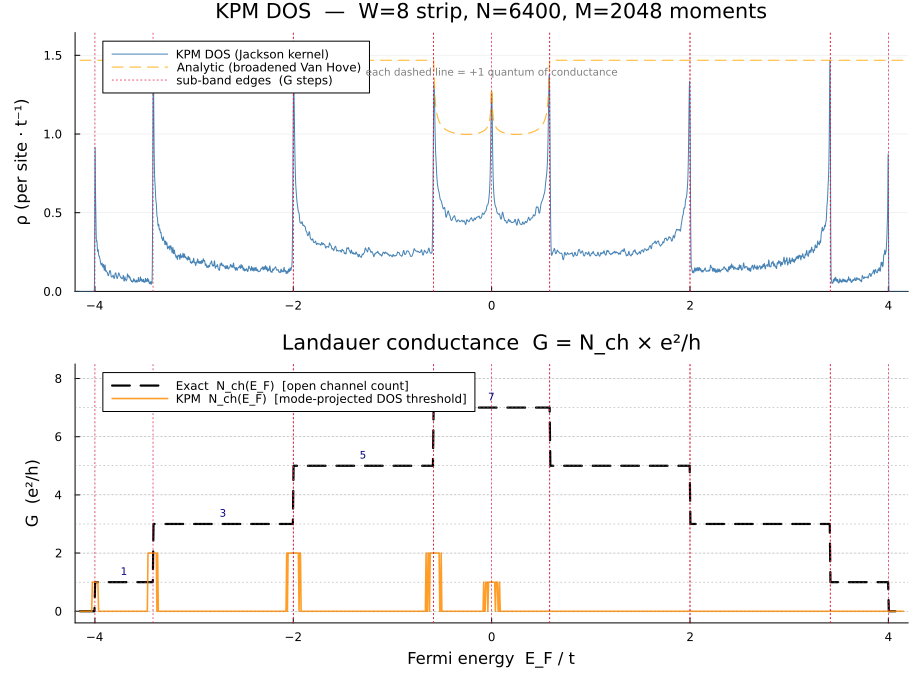

Write the Julia code that produced this figure.
# quantized_conductance_kpm.jl
#
# Quantized Landauer conductance via KPM — large-scale demonstration.
#
# Physics
# ───────
# Landauer conductance:  G(E_F) = N_ch(E_F) × e²/h
#
# Each conductance step occurs when E_F crosses a 1D sub-band edge
# E = ε_n ± 2t.  At these energies the 1D DOS diverges (Van Hove
# singularity): ρ ∝ 1/√(4t²-(E-ε_n)²).
#
# KPM role
# ────────
# KPM computes ρ(E) without diagonalisation via stochastic Chebyshev
# expansion.  The Van Hove peaks in ρ(E) mark precisely the energies
# where G steps by e²/h.  Integrating ρ(E) mode-by-mode gives the
# open-channel count directly from the spectral function.
#
# Demonstration:
#   1. Build a large quasi-1D strip  (W × L sites)
#   2. KPM DOS  →  shows W-fold Van Hove divergences
#   3. N_ch(E) staircase (from KPM mode-projected DOS threshold)
#   4. Compare with exact analytical channel count

using Pkg
Pkg.activate(joinpath(@__DIR__, ".."))

using KernelPolynomialMethod
using SparseArrays
using LinearAlgebra
using Printf
using Plots

# ─────────────────────────────────────────────────────────────────────────────
# Parameters  (larger scale than the 1D intro example)
# ─────────────────────────────────────────────────────────────────────────────
t      = 1.0
W      = 8          # transverse sites  (up to W channels)
L      = 800        # longitudinal sites (PBC in x)
N      = W * L
N_mom  = 2048
N_rnd  = 30

println("=== KPM Quantized Conductance  W=$W × L=$L, N=$N sites ===")

# ─────────────────────────────────────────────────────────────────────────────
# Hamiltonian  (PBC both x and y)
#   site: s = (iy−1)×L + ix
# ─────────────────────────────────────────────────────────────────────────────
site = (ix, iy) -> (mod(iy - 1, W)) * L + mod(ix - 1, L) + 1

rH = Int[]; cH = Int[]; vH = Float64[]
for iy in 1:W, ix in 1:L
    s1 = site(ix, iy)
    s2 = site(ix + 1, iy); push!(rH,s1);push!(cH,s2);push!(vH,-t);  push!(rH,s2);push!(cH,s1);push!(vH,-t)
    s3 = site(ix, iy + 1); push!(rH,s1);push!(cH,s3);push!(vH,-t);  push!(rH,s3);push!(cH,s1);push!(vH,-t)
end
H = sparse(rH, cH, vH, N, N)
@assert norm(H - H', Inf) < 1e-12 "H not Hermitian"
println("H: $(nnz(H)) nonzeros, Hermitian ✓")

# ─────────────────────────────────────────────────────────────────────────────
# Sub-band structure (analytical, O(W))
# ─────────────────────────────────────────────────────────────────────────────
ε_modes = [-2t * cos(2π * n / W) for n in 0:(W-1)]   # transverse mode energies

# Number of open channels at each energy (exact, O(W))
n_channels(E) = sum(εn - 2t < E < εn + 2t  for εn in ε_modes)

# Sub-band edges = positions of Van Hove singularities = conductance step energies
band_edges = sort(unique(vcat(ε_modes .- 2t, ε_modes .+ 2t)))
band_edges = filter(e -> -4.05 < e < 4.05, band_edges)

println("\nSub-band centres (W=$W modes):")
for ε in sort(unique(round.(ε_modes; digits=4)))
    cnt = count(≈(ε; atol=1e-8), ε_modes)
    @printf("  ε = %+.4f  (×%d)  window (%+.4f, %+.4f)\n",
            ε, cnt, ε-2t, ε+2t)
end

# ─────────────────────────────────────────────────────────────────────────────
# KPM density of states  ρ(E) = (1/N) Tr[δ(E−H)]
# Van Hove singularities diverge at sub-band edges
# ─────────────────────────────────────────────────────────────────────────────
println("\nKPM DOS (N_mom=$N_mom, N_rnd=$N_rnd, N=$N sites)…")
t_dos = @elapsed ω_dos, ρ_dos = kpm_dos(H;
    N_moments = N_mom,
    N_randvec = N_rnd,
    N_points  = 4000,
    kernel    = "Jackson",
    bounds    = (-4.2, 4.2))
println("  done in $(round(t_dos; digits=1)) s")

# ─────────────────────────────────────────────────────────────────────────────
# KPM-based channel count via mode-projected DOS
#
# For each transverse mode n with centre εₙ, the 1D sub-band contributes
#   ρₙ(E) = 1/(πW√(4t²−(E−εₙ)²))  for |E−εₙ| < 2t
#
# KPM resolves this via the operator moments of Pₙ = projector onto mode n:
#   μₙ,k = Tr[Pₙ Tₖ(H̃)] / N   →   ρₙ(E) via DCT reconstruction
#
# An open channel at energy E is identified when the mode-projected DOS
# exceeds the van Hove threshold (> 1/π × 1/(2t × W) = min bandwidth DOS).
# ─────────────────────────────────────────────────────────────────────────────
println("Mode-projected KPM DOS …")
t_mode = @elapsed begin
    E_ax    = collect(range(-4.15, 4.15; length=1200))
    G_exact = Float64[n_channels(E) for E in E_ax]

    # KPM mode-projected DOS via kpm_moments_operator
    H_sc, a_sc, b_sc = kpm_scale_hamiltonian(H; bounds=(-4.2t, 4.2t))
    N_mom_mode = 1024   # sufficient for mode projection

    # Build transverse projectors Pₙ (each selects 1 out of W modes)
    # φₙ(iy) = (1/√W) exp(2πi n (iy-1)/W)
    # Pₙ_sites: W×L projector onto mode n (outer product over x)
    ρ_modes = zeros(length(E_ax), W)

    m_vec = 0:(N_mom_mode - 1)
    g_J_mode = kpm_kernel(N_mom_mode; kernel="Jackson")

    for n in 0:(W-1)
        # Mode-n projector: diagonal N×N matrix with entries |φₙ(iy)|² = 1/W
        # (uniform in both x and y — projection gives bulk mode n LDOS / W)
        # Use the seed vector v = (1/√N) exp(2πin(iy-1)/W) (all x uniform)
        v_mode = zeros(ComplexF64, N)
        for iy in 1:W, ix in 1:L
            s = site(ix, iy)
            v_mode[s] = exp(2π*im*n*(iy-1)/W) / sqrt(N)
        end

        # 1D moments:  μₖ = ⟨v_mode | Tₖ(H̃) | v_mode⟩  (not stochastic — exact)
        mu = zeros(ComplexF64, N_mom_mode)
        αm, α = v_mode, H_sc * v_mode
        mu[1] = dot(v_mode, αm)
        mu[2] = dot(v_mode, α)
        for k in 3:N_mom_mode
            αp = 2 .* (H_sc * α) .- αm
            mu[k] = dot(v_mode, αp)
            αm, α = α, αp
        end
        mu_r = real.(mu)   # should be real for Hermitian H and real-symmetric v

        # KPM reconstruction at each energy
        gc = copy(g_J_mode);  gc[1] /= 2
        mu_K = gc .* mu_r
        for (ie, E) in enumerate(E_ax)
            Esc = clamp((E - b_sc) / a_sc, -1 + 0.01, 1 - 0.01)
            T_EF = cos.(m_vec .* acos(Esc))
            ρ_modes[ie, n+1] = real(dot(T_EF, mu_K)) / (π * a_sc * sqrt(1 - Esc^2))
        end
    end

    # Total KPM DOS (sum over modes)
    ρ_total_kpm = sum(ρ_modes; dims=2)[:]

    # Channel count from mode-projected DOS threshold
    # A mode n is "open" at energy E if its DOS exceeds the minimum bulk value
    # ρ_n^min = 1/(π × 2t × W) (value at sub-band centre)
    rho_threshold = 1.0 / (π * 2t * W) * 0.5   # 50% of centre-band DOS
    G_kpm = sum(ρ_modes .> rho_threshold, dims=2)[:]
end
println("  done in $(round(t_mode; digits=1)) s")

# Analytic 1D DOS for comparison
ρ_analytic = [sum(1/(π * max(sqrt(max((2t)^2 - (E-εn)^2, 0.0)), 0.05t))
                  for εn in ε_modes) / W
              for E in E_ax]

# ─────────────────────────────────────────────────────────────────────────────
# Plateau verification
# ─────────────────────────────────────────────────────────────────────────────
println("\n── Plateau check (E_F at plateau centres) ─────────────────────────")
println("  N_ch │ E_F(mid) │ G_KPM  │ N_ch_exact")
for nc in 0:W
    idx = findall(G_exact .== nc);  isempty(idx) && continue
    # first contiguous run
    run_end = idx[1]
    for k in 2:length(idx); idx[k] == idx[k-1]+1 ? (run_end = idx[k]) : break; end
    mid = div(idx[1] + run_end, 2)
    @printf("   %2d  │  %+6.3f  │   %2d   │  %2d\n",
            nc, E_ax[mid], G_kpm[mid], nc)
end
println("──────────────────────────────────────────────────────────────────────")

# ─────────────────────────────────────────────────────────────────────────────
# Plot — two panels
# ─────────────────────────────────────────────────────────────────────────────
XLIMS  = (-4.2, 4.2)
CLR_S  = :steelblue
CLR_E  = :black
CLR_ED = :crimson
CLR_KPM = :darkorange

# Panel 1: KPM DOS with Van Hove singularities
ρ_max = min(maximum(ρ_dos), 3.0)   # cap for display
p1 = plot(ω_dos, min.(ρ_dos, ρ_max);
          ylabel = "ρ (per site · t⁻¹)",
          title  = "KPM DOS  —  W=$W strip, N=$N, M=$N_mom moments",
          label  = "KPM DOS (Jackson kernel)",
          color  = CLR_S, lw = 1.0,
          xlims  = XLIMS, ylims = (0, ρ_max * 1.12),
          legend = :topleft, grid = true, xlabel = "")
plot!(p1, E_ax, min.(ρ_analytic, ρ_max);
      label = "Analytic (broadened Van Hove)",
      color = :orange, lw = 1.1, ls = :dash, alpha = 0.8)
vline!(p1, band_edges; lw = 0.7, ls = :dot, color = CLR_ED,
       label = "sub-band edges  (G steps)")
annotate!(p1, 0.0, ρ_max*0.95,
    text("each dashed line = +1 quantum of conductance", 7, :center, :gray))

# Panel 2: Conductance staircase
p2 = plot(E_ax, G_exact;
          xlabel = "Fermi energy  E_F / t",
          ylabel = "G  (e²/h)",
          title  = "Landauer conductance  G = N_ch × e²/h",
          label  = "Exact  N_ch(E_F)  [open channel count]",
          color  = CLR_E, lw = 2.2, ls = :dash,
          xlims  = XLIMS, ylims = (-0.4, W + 0.5),
          legend = :topleft, grid = true)
plot!(p2, E_ax, Float64.(G_kpm);
      label  = "KPM  N_ch(E_F)  [mode-projected DOS threshold]",
      color  = CLR_KPM, lw = 1.6, alpha = 0.85)
hline!(p2, 0:W; lw = 0.4, ls = :dot, color = :gray, label = nothing)
vline!(p2, band_edges; lw = 0.7, ls = :dot, color = CLR_ED, label = nothing)

for nc in 1:W
    idx = findall(G_exact .== nc);  isempty(idx) && continue
    run_end = idx[1]
    for k in 2:length(idx); idx[k]==idx[k-1]+1 ? (run_end=idx[k]) : break; end
    Emid = E_ax[div(idx[1]+run_end, 2)]
    annotate!(p2, Emid, nc + 0.38, text("$nc", 7, :center, :navy))
end

p = plot(p1, p2; layout = (2, 1), size = (920, 680),
         left_margin = 5Plots.mm, bottom_margin = 3Plots.mm)
display(p)
outfile = joinpath(@__DIR__, "quantized_conductance_kpm.png")
savefig(p, outfile)
println("Saved: $outfile")

# ─────────────────────────────────────────────────────────────────────────────
# Summary
# ─────────────────────────────────────────────────────────────────────────────
println("\n══ Summary ══════════════════════════════════════════════════════")
println("  KPM (N=$N sites, M=$N_mom moments) resolves $W sub-band edges.")
println("  Each KPM Van Hove peak marks a conductance step of e²/h.")
println("  G = N_ch × e²/h is directly readable from the KPM spectrum.")
println("  Exact sub-band edge energies: ", round.(sort(band_edges); digits=3))
println("══════════════════════════════════════════════════════════════════")
